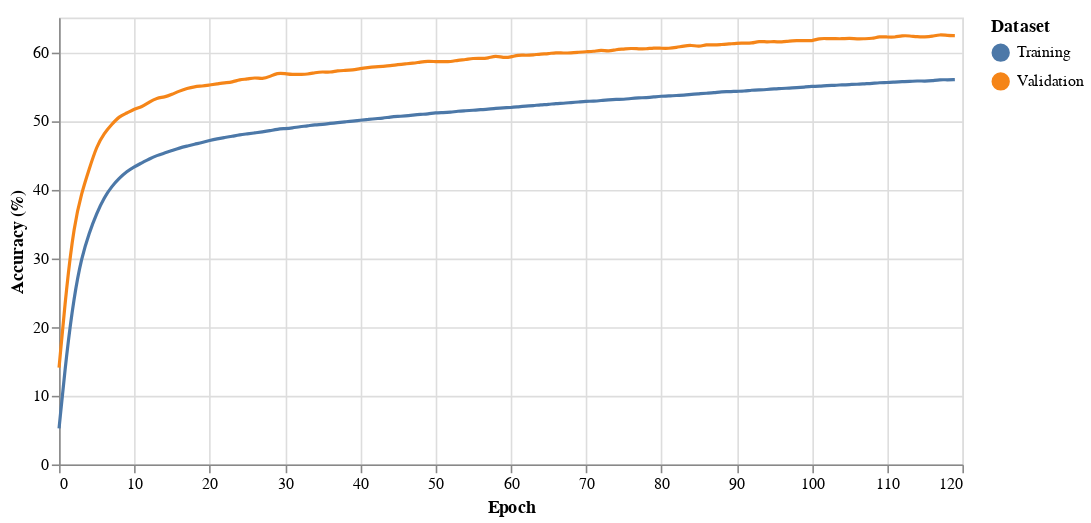

Here is the Vega-Lite specification saved for this chart:
### Vega-Lite specification from a JSON file in a GitHub repository (floating-point values rounded to 4 significant figures; data arrays with more than 128 entries replaced by an {"elided": "..."} marker saying what was removed)
{"config": {"view": {"width": 400, "height": 300}, "mark": {"tooltip": null}}, "layer": [{"mark": {"type": "line", "interpolate": "basis"}, "encoding": {"color": {"type": "nominal", "field": "label", "title": "Dataset"}, "x": {"type": "quantitative", "field": "Step", "title": "Epoch"}, "y": {"type": "quantitative", "field": "Value", "title": "Accuracy (%)"}}}, {"mark": "point", "encoding": {"opacity": {"value": 0}, "x": {"type": "quantitative", "field": "Step"}}, "selection": {"selector004": {"type": "single", "nearest": true, "on": "mouseover", "fields": ["Step"], "empty": "none"}}}, {"mark": "point", "encoding": {"color": {"type": "nominal", "field": "label", "title": "Dataset"}, "opacity": {"condition": {"value": 1, "selection": "selector004"}, "value": 0}, "x": {"type": "quantitative", "field": "Step", "title": "Epoch"}, "y": {"type": "quantitative", "field": "Value", "title": "Accuracy (%)"}}}, {"mark": {"type": "rule", "color": "gray"}, "encoding": {"x": {"type": "quantitative", "field": "Step"}}, "transform": [{"filter": {"selection": "selector004"}}]}, {"mark": {"type": "text", "align": "left", "dx": 5, "dy": -10}, "encoding": {"color": {"type": "nominal", "field": "label", "title": "Dataset"}, "text": {"condition": {"type": "quantitative", "field": "Value", "selection": "selector004"}, "value": " "}, "x": {"type": "quantitative", "field": "Step", "title": "Epoch"}, "y": {"type": "quantitative", "field": "Value", "title": "Accuracy (%)"}}}], "data": {"name": "data-7570e16437d3b618e44e5f140b6a0541"}, "height": 280, "width": 566, "$schema": "https://vega.github.io/schema/vega-lite/v3.4.0.json", "datasets": {"data-7570e16437d3b618e44e5f140b6a0541": {"elided": "240 records"}}}
